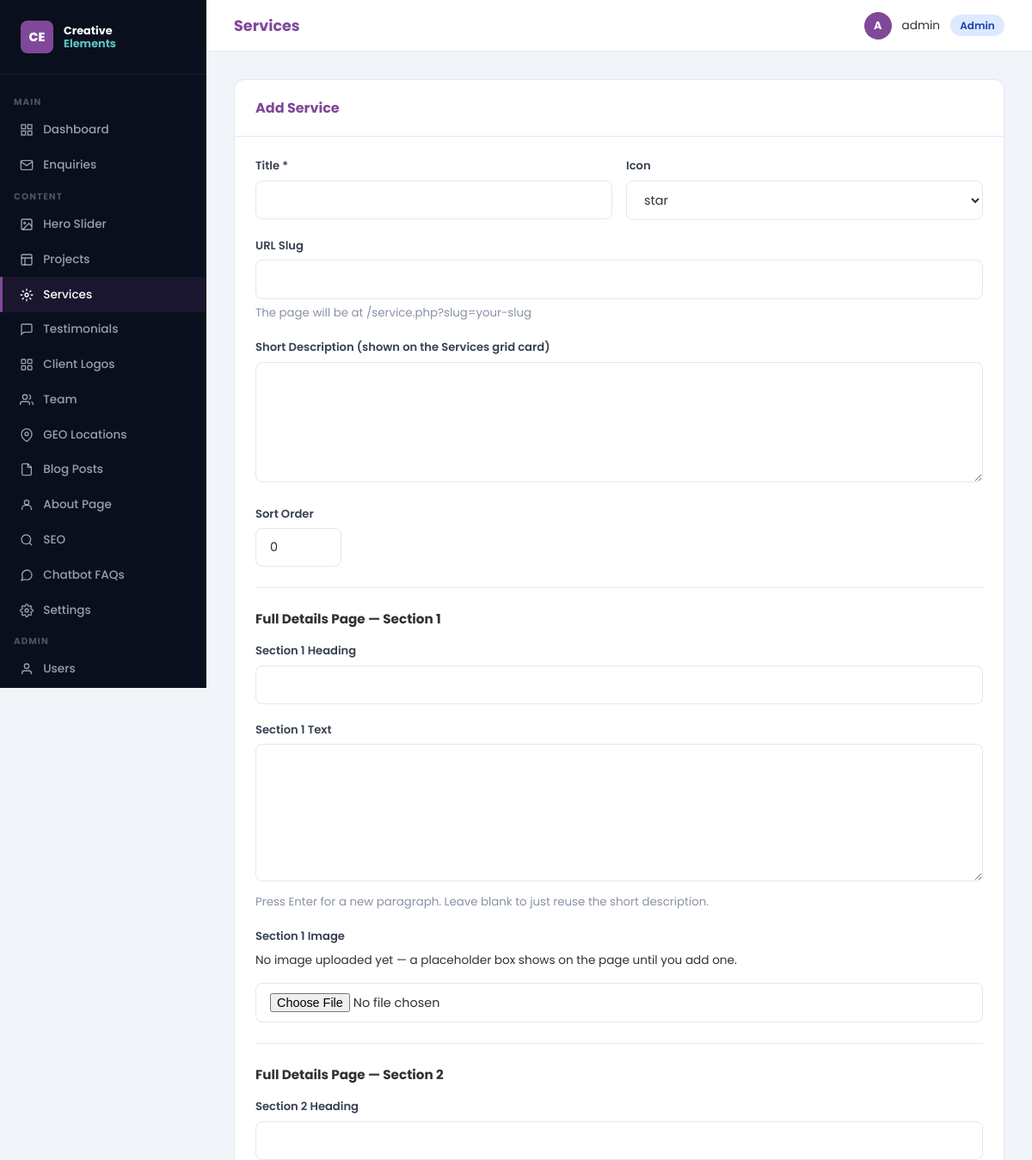
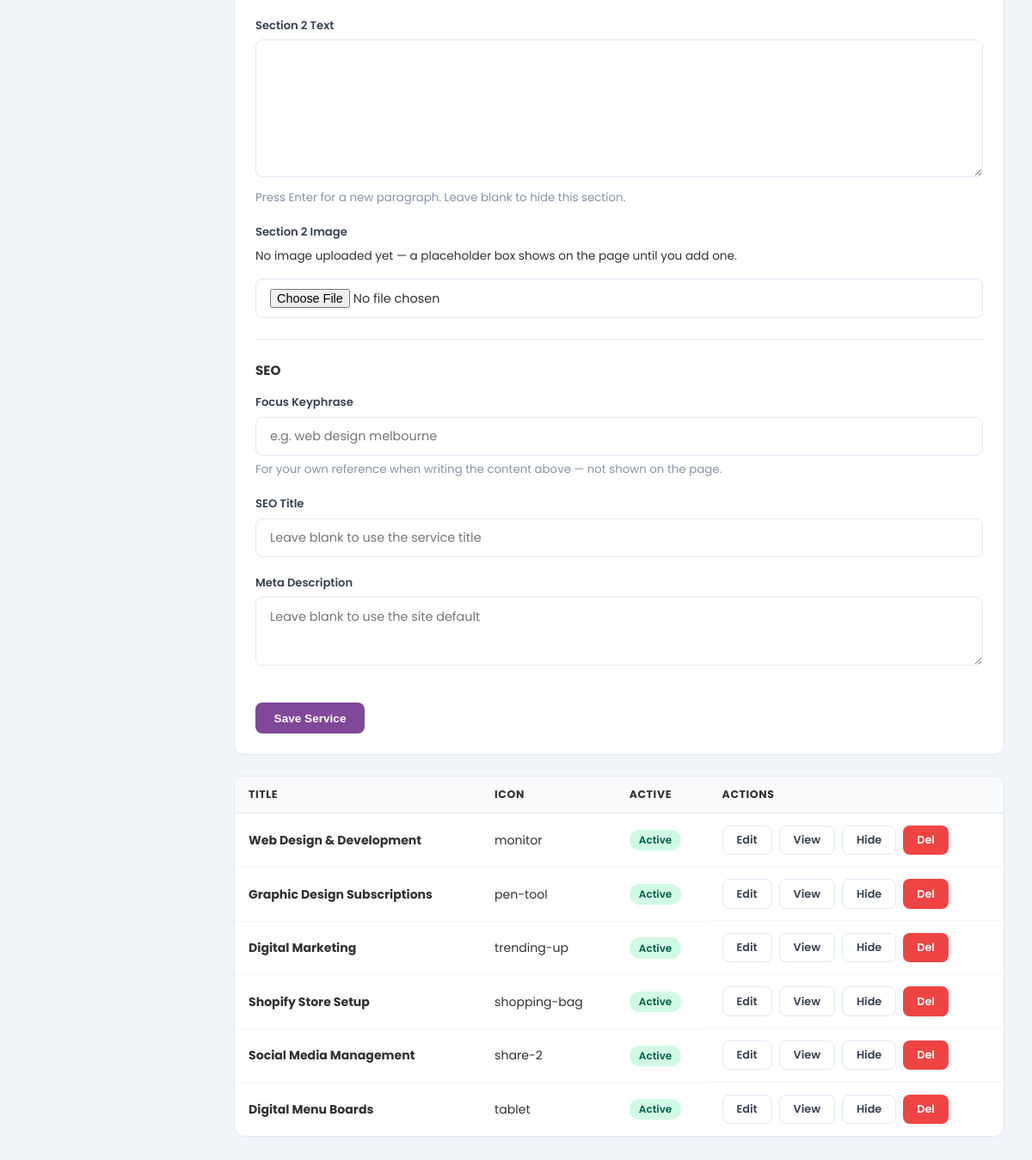
Screenshot of /admin/services.php (signed in) with the database file from the repository (2 pictures, top to bottom).
### tables this page shows
CREATE TABLE IF NOT EXISTS `services` (
  `id` int(11) NOT NULL AUTO_INCREMENT,
  `title` varchar(255) NOT NULL,
  `slug` varchar(255) DEFAULT '',
  `description` text NOT NULL,
  `content_heading` varchar(255) DEFAULT '',
  `content` longtext,
  `content2_heading` varchar(255) DEFAULT '',
  `content2` longtext,
  `detail_image1` varchar(255) DEFAULT '',
  `detail_image2` varchar(255) DEFAULT '',
  `icon` varchar(100) DEFAULT 'star',
  `sort_order` int(11) DEFAULT 0,
  `active` tinyint(1) DEFAULT 1,
  `focus_keyphrase` varchar(255) DEFAULT '',
  `seo_title` varchar(255) DEFAULT '',
  `meta_description` varchar(500) DEFAULT '',
  `created_at` timestamp DEFAULT CURRENT_TIMESTAMP,
  PRIMARY KEY (`id`)
);

### includes/config.php (called while the page is built, shortened)
<?php
function sanitize($input) {
    return htmlspecialchars(strip_tags(trim($input)), ENT_QUOTES, 'UTF-8');
}

### admin/services.php (the view, shortened to what this page needs)
<?php
require_once 'admin-auth.php';
$editSvc = null;
$services = $db->query("SELECT * FROM services ORDER BY sort_order")->fetchAll();
require_once 'admin-header.php';
if (isset($_GET['msg'])): ?><div class="alert alert-success">Saved.</div><?php endif; ?>
<div class="card" style="margin-bottom:1.5rem">
  <div class="card-header"><h2><?= $editSvc ? 'Edit Service' : 'Add Service' ?></h2></div>
  <div class="card-body">
    <form method="POST" enctype="multipart/form-data">
      <div class="form-row">
        <div class="form-group"><label>Title *</label><input name="title" required value="<?= sanitize($editSvc['title'] ?? '') ?>" oninput="autoSlug(this)"></div>
        <div class="form-group">
          <label>Icon</label>
          <select name="icon">
            <?php foreach (['monitor','pen-tool','trending-up','shopping-bag','share-2','tablet','star'] as $ico): ?>
            <option value="<?= $ico ?>" <?= ($editSvc['icon'] ?? 'star') === $ico ? 'selected' : '' ?>><?= $ico ?></option>
            <?php endforeach; ?>
          </select>
        </div>
      </div>
      <div class="form-group">
        <label>URL Slug</label>
        <input name="slug" id="slug" value="<?= sanitize($editSvc['slug'] ?? '') ?>">
        <small style="color:#8892A4;display:block;margin-top:.4rem">The page will be at /service.php?slug=your-slug</small>
      </div>
      <div class="form-group"><label>Short Description (shown on the Services grid card)</label><textarea name="description"><?= sanitize($editSvc['description'] ?? '') ?></textarea></div>
      <div class="form-group"><label>Sort Order</label><input name="sort_order" type="number" value="<?= $editSvc['sort_order'] ?? 0 ?>" style="width:100px"></div>
      <hr style="border:none;border-top:1px solid #E2E8F0;margin:1.5rem 0">
      <h3 style="font-size:.95rem;margin-bottom:1rem">Full Details Page — Section 1</h3>
      <div class="form-group">
        <label>Section 1 Heading</label>
        <input name="content_heading" value="<?= sanitize($editSvc['content_heading'] ?? '') ?>">
      </div>
      <div class="form-group">
        <label>Section 1 Text</label>
        <textarea name="content" style="min-height:160px"><?= sanitize($editSvc['content'] ?? '') ?></textarea>
        <small style="color:#8892A4;display:block;margin-top:.4rem">Press Enter for a new paragraph. Leave blank to just reuse the short description.</small>
      </div>
      <div class="form-group">
        <label>Section 1 Image</label>
        <?php if (!empty($editSvc['detail_image1'])): ?>
          <div style="margin:.5rem 0 1rem"><img src="<?= SITE_URL ?>/uploads/services/<?= sanitize($editSvc['detail_image1']) ?>" alt="" style="max-height:160px;border-radius:8px"></div>
        <?php else: ?>
          <p style="color:#313131;font-size:.85rem;margin:.5rem 0 1rem">No image uploaded yet — a placeholder box shows on the page until you add one.</p>
        <?php endif; ?>
        <input type="file" name="detail_image1" accept="image/png,image/jpeg,image/webp">
      </div>
      <hr style="border:none;border-top:1px solid #E2E8F0;margin:1.5rem 0">
      <h3 style="font-size:.95rem;margin-bottom:1rem">Full Details Page — Section 2</h3>
      <div class="form-group">
        <label>Section 2 Heading</label>
        <input name="content2_heading" value="<?= sanitize($editSvc['content2_heading'] ?? '') ?>">
      </div>
      <div class="form-group">
        <label>Section 2 Text</label>
        <textarea name="content2" style="min-height:160px"><?= sanitize($editSvc['content2'] ?? '') ?></textarea>
        <small style="color:#8892A4;display:block;margin-top:.4rem">Press Enter for a new paragraph. Leave blank to hide this section.</small>
      </div>
      <div class="form-group">
        <label>Section 2 Image</label>
        <?php if (!empty($editSvc['detail_image2'])): ?>
          <div style="margin:.5rem 0 1rem"><img src="<?= SITE_URL ?>/uploads/services/<?= sanitize($editSvc['detail_image2']) ?>" alt="" style="max-height:160px;border-radius:8px"></div>
        <?php else: ?>
          <p style="color:#313131;font-size:.85rem;margin:.5rem 0 1rem">No image uploaded yet — a placeholder box shows on the page until you add one.</p>
        <?php endif; ?>
        <input type="file" name="detail_image2" accept="image/png,image/jpeg,image/webp">
      </div>
      <hr style="border:none;border-top:1px solid #E2E8F0;margin:1.5rem 0">
      <h3 style="font-size:.95rem;margin-bottom:1rem">SEO</h3>
      <div class="form-group">
        <label>Focus Keyphrase</label>
        <input name="focus_keyphrase" value="<?= sanitize($editSvc['focus_keyphrase'] ?? '') ?>" placeholder="e.g. web design melbourne">
        <small style="color:#8892A4;display:block;margin-top:.4rem">For your own reference when writing the content above — not shown on the page.</small>
      </div>
      <div class="form-group">
        <label>SEO Title</label>
        <input name="seo_title" value="<?= sanitize($editSvc['seo_title'] ?? '') ?>" placeholder="Leave blank to use the service title">
      </div>
      <div class="form-group">
        <label>Meta Description</label>
        <textarea name="meta_description" style="min-height:80px" placeholder="Leave blank to use the site default"><?= sanitize($editSvc['meta_description'] ?? '') ?></textarea>
      </div>
      <button type="submit" class="btn btn-primary" style="margin-top:1rem">Save Service</button>
    </form>
  </div>
</div>
<div class="card">
  <table>
    <thead><tr><th>Title</th><th>Icon</th><th>Active</th><th>Actions</th></tr></thead>
    <tbody>
    <?php foreach ($services as $s): ?>
    <tr>
      <td><strong><?= sanitize($s['title']) ?></strong></td>
      <td><?= sanitize($s['icon']) ?></td>
      <td><span class="pill <?= $s['active'] ? 'pill-green' : 'pill-red' ?>"><?= $s['active'] ? 'Active' : 'Hidden' ?></span></td>
      <td style="display:flex;gap:.5rem">
        <a href="?edit=<?= $s['id'] ?>" class="btn btn-outline btn-sm">Edit</a>
        <?php if (!empty($s['slug'])): ?><a href="/service.php?slug=<?= urlencode($s['slug']) ?>" class="btn btn-outline btn-sm" target="_blank">View</a><?php endif; ?>
        <a href="?toggle=<?= $s['id'] ?>" class="btn btn-outline btn-sm"><?= $s['active'] ? 'Hide' : 'Show' ?></a>
        <a href="?delete=<?= $s['id'] ?>" class="btn btn-danger btn-sm" onclick="return confirm('Delete?')">Del</a>
      </td>
    </tr>
    <?php endforeach; ?>
    </tbody>
  </table>
</div>
<?php require_once 'admin-footer.php'; ?>

### admin/admin-header.php (style rules this page uses)
* { box-sizing:border-box;margin:0;padding:0 }
body { font-family:'Poppins',sans-serif;background:#F1F5F9;color:#313131;display:flex;min-height:100vh }
.card { background:white;border-radius:12px;border:1px solid #E2E8F0;overflow:hidden;margin-bottom:1.5rem }
.card-header { padding:1.25rem 1.5rem;border-bottom:1px solid #E2E8F0;display:flex;align-items:center;justify-content:space-between;gap:1rem }
.card-header h2 { font-size:1rem;font-weight:700;color:#804899 }
.card-body { padding:1.5rem }
.form-group { margin-bottom:1.25rem }
.form-group label { display:block;font-size:.82rem;font-weight:600;color:#374151;margin-bottom:.4rem }
.form-group input,.form-group select,.form-group textarea { width:100%;padding:.7rem 1rem;border:1.5px solid #E2E8F0;border-radius:8px;font-family:'Poppins',sans-serif;font-size:.9rem;color:#313131;background:white;outline:none;transition:border-color .2s }
.form-group textarea { min-height:140px;resize:vertical }
.form-row { display:grid;grid-template-columns:1fr 1fr;gap:1rem }
.btn { display:inline-flex;align-items:center;gap:.5rem;padding:.65rem 1.35rem;border-radius:8px;font-weight:600;font-size:.85rem;cursor:pointer;border:none;text-decoration:none;transition:all .2s }
.btn-primary { background:#804899;color:white }
.btn-danger { background:#EF4444;color:white }
.btn-sm { padding:.45rem 1rem;font-size:.8rem }
.btn-outline { background:transparent;color:#374151;border:1.5px solid #E2E8F0 }
table { width:100%;border-collapse:collapse }
th { padding:.75rem 1rem;text-align:left;font-size:.78rem;font-weight:700;text-transform:uppercase;letter-spacing:.05em;color:#313131;background:#F8FAFC;border-bottom:1px solid #E2E8F0 }
td { padding:.85rem 1rem;font-size:.88rem;border-bottom:1px solid #F1F5F9;vertical-align:middle }
tr:last-child td { border-bottom:none }
.pill { display:inline-flex;align-items:center;padding:.2rem .7rem;border-radius:100px;font-size:.75rem;font-weight:600 }
.pill-green { background:#D1FAE5;color:#065F46 }

### rows the page displays
services: title "Web Design & Development", icon "monitor", active "Active"
services: title "Graphic Design Subscriptions", icon "pen-tool", active "Active"
services: title "Digital Marketing", icon "trending-up", active "Active"
services: title "Shopify Store Setup", icon "shopping-bag", active "Active"
services: title "Social Media Management", icon "share-2", active "Active"
services: title "Digital Menu Boards", icon "tablet", active "Active"

### other values shown
$adminTitle "Services"
substr($_SESSION['admin_user'] ?? 'A', 0, 1) "A"
$_SESSION['admin_user'] "admin"
form field icon "star"
